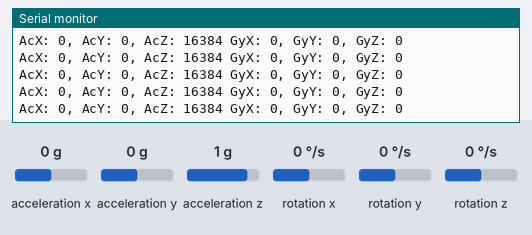
A sketch run on a simulated Arduino Uno, built with avr-gcc and run on an emulated ATmega328P. Shown: the last lines printed to the serial monitor. The test bench sets the inputs (shaded band); at power-on: acceleration x 0 g, acceleration y 0 g, acceleration z 1 g, rotation x 0 °/s, rotation y 0 °/s, rotation z 0 °/s.

Above: at 1.2 s.
1.3 s: acceleration x set to -1.4 g
At 1.49 s:
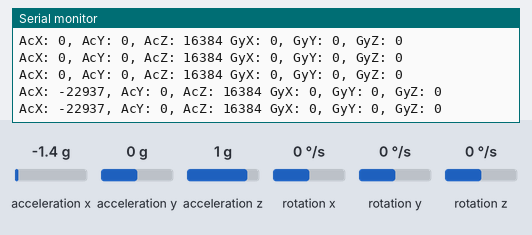
2.8 s: acceleration y set to -1.4 g
At 2.85 s:
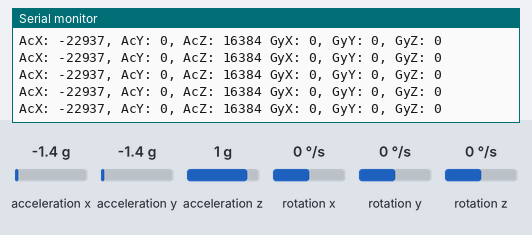
5.8 s: acceleration z set to -1.4 g
At 5.8 s:
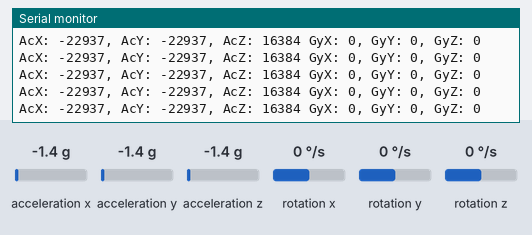
8.8 s: acceleration x set to 0 g
At 8.85 s:
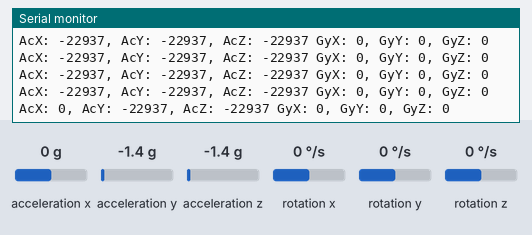
11.8 s: rotation x set to -192 °/s
At 11.9 s:
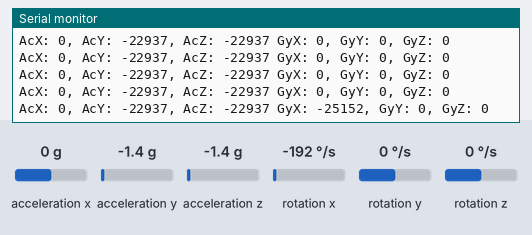

Measured:
- after the input at 1.3 s, the serial monitor: prints a new line after 0.08 s (image 1)
- after the input at 8.8 s, the serial monitor: prints a new line after 0.05 s (image 4)
- after the input at 11.8 s, the serial monitor: prints a new line after 0.10 s (image 5)

The sketch:

dados_brutos.ino
```cpp
// Inclui as bibliotecas Wire e MPU6050
#include <Wire.h>
#include <MPU6050.h>

// Cria uma instância da classe MPU6050
MPU6050 mpu;

// Configuração inicial
void setup() {
// Inicializa a comunicação com o protocolo I2C
Wire.begin();
// Inicializa a comunicação serial com a taxa de transmissão de 9600 bps
Serial.begin(9600);

// Inicializa o sensor MPU6050
mpu.initialize();
// Verifica a conexão com o MPU6050
Serial.println(mpu.testConnection() ? "MPU6050 connection successful" : "MPU6050 connection failed");
}

// Loop principal
void loop() {
// Declara as variáveis que armazenam os valores de aceleração e rotação
int16_t ax, ay, az;
int16_t gx, gy, gz;

// Obtém os valores de aceleração e rotação do sensor MPU6050
mpu.getAcceleration(&ax, &ay, &az);
mpu.getRotation(&gx, &gy, &gz);

// Imprime os valores de aceleração e rotação no monitor serial
Serial.print("AcX: ");
Serial.print(ax); Serial.print(", ");
Serial.print("AcY: ");
Serial.print(ay); Serial.print(", ");
Serial.print("AcZ: ");
Serial.print(az); Serial.print(" ");
Serial.print("GyX: ");
Serial.print(gx); Serial.print(", ");
Serial.print("GyY: ");
Serial.print(gy); Serial.print(", ");
Serial.print("GyZ: ");
Serial.println(gz);

// Aguarda 100ms antes de executar o próximo ciclo do loop
delay(100);
}
```
